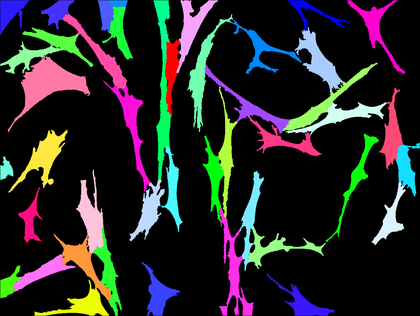
%> input picture segmentation_fourier_series_fit_DOA/cytoplasm_segmentation.png, 420 x 316 px, shrunk from 1360 x 1024 before the run
$ octave segmentation_fourier_series_fit_DOA.m   (GNU Octave 9; MATLAB toolbox functions it lacks are replaced by stand-ins)
%> lines starting %> are read from the running program, lines starting %| are printed output that depends on the picture
### segmentation_fourier_series_fit_DOA/aSMA_orientation.m
function [orientation,coherence] = aSMA_orientation(I,sigma)
%aSMA_orientation - computes local orientation of aSMA image
%   This function computes the local orientation within an aSMA image by
%   computting the gradients in the x- and y- directions. A Guassian blurr
%   is then added to the gradients and the structure tensor is assembled.
%   The eigenvalues of the structure tensor is used to determine coherence
%   which is a measure of anisotropy ranging from [0,1]. The eigenvectors
%   of the structure tensor are used to determine the local fiber orientation.
%   The first eigenvector points along the direction of greatest change
%   (i.e., the largest gradient). The second eigvector points along the
%   local fiber direction. This analysis is done on a pixel-by-pixel basis.

h = 1/10*ones(10,1);
H = h*h';

% I = imgaussfilt(I);  % Apply median filter with a 3x3 kernel

% image gradient
[Gx,Gy] = imgradientxy(I);

% [8 lines of commented-out code are left out]
w_Gx = imgaussfilt(Gx.^2,sigma);
w_Gy = imgaussfilt(Gy.^2,sigma);
w_Gxy = imgaussfilt(Gx.*Gy,sigma);
% [21 lines of commented-out code are left out]
coherence = zeros(size(I));
orientation = zeros(size(I));

% loop solves for coherence and orientation on a pixel-by-pixel basis
for i = 1:length(coherence(:))

    % structure tensor
    J = [w_Gx(i),w_Gxy(i);w_Gxy(i),w_Gy(i)];

    % eigendecomposition
    [V,D] = eig(J);
    Eig = diag(D) ;
    [~,idx] = sort(Eig,'descend'); % sorts eigenvalues
    PV = Eig(idx); % principal values
    PC = V(:,idx); % principal directions
    coherence(i) = (PV(1) - PV(2))/(PV(1) + PV(2));
    orientation(i) = atan2d(PC(2,2),PC(2,1));

end

% rescales orientation range to [-90,90]
indx = find(orientation>90 & orientation<=180);
indx2 = find(orientation>=-180 & orientation<-90);
orientation(indx) = orientation(indx) - 180;
orientation(indx2) = orientation(indx2) + 180;

end

### segmentation_fourier_series_fit_DOA/segmentation_fourier_series_fit_DOA.m
clc
close all
clear all

%% Fourier series settings

total_number_of_series_cell = 15;

total_number_of_series_nuc = 5;

%% import images

% image resolution
x_res = 1/2.0292; %um/pixel
y_res = x_res; %um/pixel

% import cytoplasm segmentation
I = imread('cytoplasm_segmentation.png');
%> I is the input picture: size 316x420x3 uint8; mean R, G, B 38.8, 39.4, 40.2
I = I(2:end-1,2:end-1,:); % removes black border
%> I: size 314x418x3 uint8

% import nuclear segmentation
DAPI = imread('nuclear_segmentation.png');
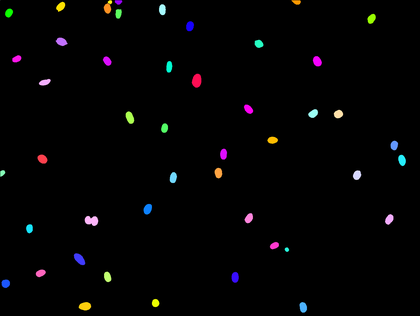
%> input picture segmentation_fourier_series_fit_DOA/nuclear_segmentation.png, 420 x 316 px, shrunk from 1360 x 1024 before the run
%> DAPI is the input picture: size 316x420x3 uint8; mean R, G, B 3.4, 3.1, 3.6
DAPI = DAPI(2:end-1,2:end-1,:); % removes black border
%> DAPI: size 314x418x3 uint8

% import aSMA image
aSMA = imread('Alexa 488.tiff');
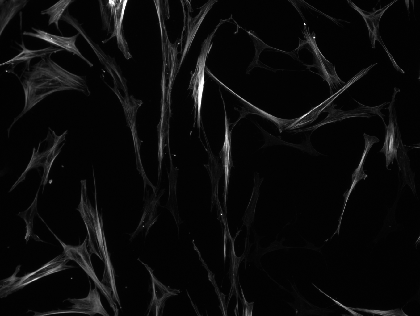
%> input picture segmentation_fourier_series_fit_DOA/Alexa 488.tiff, 420 x 316 px, shrunk from 1360 x 1024 before the run
%> aSMA is the input picture: size 316x420 uint16; min 215, max 16369, mean 958.3
aSMA = aSMA(2:end-1,2:end-1,:); % removes black border
%> aSMA: size 314x418 uint16

% import manual activation gradine
activation = imread('activation_segmentation.png');
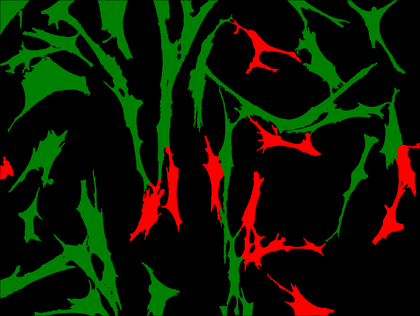
%> input picture segmentation_fourier_series_fit_DOA/activation_segmentation.png, 420 x 316 px, shrunk from 1360 x 1024 before the run
%> activation is the input picture: size 316x420x3 uint8; mean R, G, B 13.1, 24.5, 0
activation = activation(2:end-1,2:end-1,:); % removes black border
%> activation: size 314x418x3 uint8
activation_r = activation(:,:,1);
activation_g = activation(:,:,2);
activation_b = activation(:,:,3);
%> activation_b: size 314x418 uint8; every value is 0

% compute orientation and coherence
[orientation,coherence] = aSMA_orientation(aSMA,4);
%> in aSMA_orientation, `w_Gxy = imgaussfilt(Gx.*Gy,sigma);`:
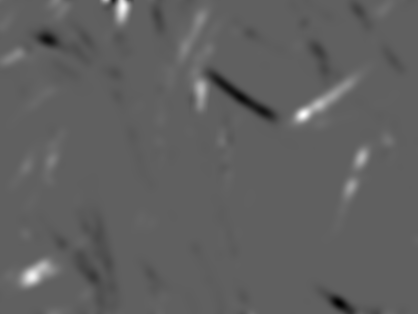
%> w_Gxy: size 314x418 double; min -118053933.9, max 194653671, mean 573946.3; drawn with min black and max white
%> the loop in aSMA_orientation, `for i = 1:length(coherence(:))` made 131252 passes
%> (J, V, D, Eig, PC) on passes 1 to 3: ([27535309.3 9992953; 9992953 22729907], [0.619 -0.785; -0.785 -0.619], [14854861.1 0; 0 35410355.1], [14854861.1; 35410355.1], [-0.785 0.619; -0.619 -0.785]), ([26714304.5 7566933.7; 7566933.7 18724703], [0.516 -0.856; -0.856 -0.516], [14162815.2 0; 0 31276192.3], [14162815.2; 31276192.3], [-0.856 0.516; -0.516 -0.856]), ([25830931.3 5360598.7; 5360598.7 14809169.4], [0.376 -0.927; -0.927 -0.376], [12632018.9 0; 0 28008081.8], [12632018.9; 28008081.8], [-0.927 0.376; -0.376 -0.927])
%> after the loop in aSMA_orientation, `for i = 1:length(coherence(:))`:
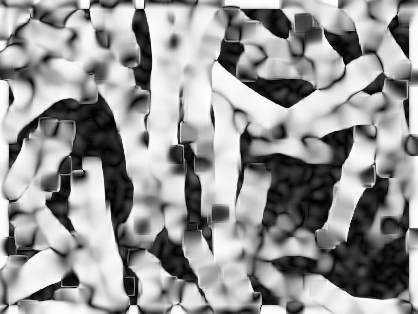
%> coherence: size 314x418 double; min 0.0011, max 0.997, mean 0.593
%> after the loop in aSMA_orientation, `for i = 1:length(coherence(:))`:
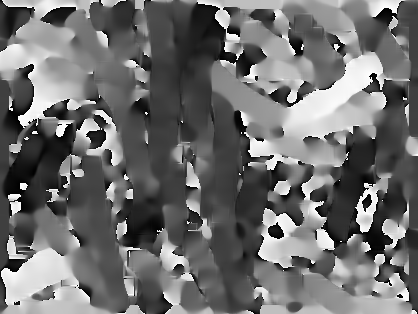
%> orientation: size 314x418 double; min -135, max 44.99, mean -56.9; drawn with min black and max white
%> in aSMA_orientation, `indx = find(orientation>90 & orientation<=180);`: indx = []
%> in aSMA_orientation, `indx2 = find(orientation>=-180 & orientation<-90);`: indx2 = 39167 values from 1 to 131252

% rescaling
orientation_t = rescale(orientation);
coherence_t = coherence;
aSMA_t = rescale(double(aSMA));

% generate orientation image
hsv_img = hsv2rgb(cat(3,orientation_t,coherence_t,aSMA_t));

% shows orientation images. Uncomment to see.
% figure
% imshow(hsv_img)

% creates plasma colormap
[cmap] = parula(256);

% Map the grayscale image to an indexed image based on the colormap size
indexedImage = gray2ind(coherence_t, size(cmap, 1));

% Convert the indexed image to RGB using the plasma colormap
rgbImage = ind2rgb(indexedImage, cmap);

% shows orientation images. Uncomment to see.
% figure
% imshow(rgbImage)

% saves orientation and coherence images.
imwrite(rgbImage,"coherence.png");
imwrite(hsv_img,"orientation.png");

%% pre-allocating morphological variables and activation variable and DOA

cell_area = [];
cell_roundness = [];
cell_width = [];
cell_length = [];
cell_aspect_ratio = [];
cell_solidity = [];

DAPI_area = [];
DAPI_roundness = [];
DAPI_width = [];
DAPI_length = [];
DAPI_aspect_ratio = [];
DAPI_solidity = [];

activated = [];
DOA = []; % degree of anisotropy

%% segment individual cytoplasms

% concatenates red, green, and blue channels
I_1 = I(:,:,1);
I_2 = I(:,:,2);
I_3 = I(:,:,3);

% concatenates red, green, and blue values into a list
I2 = [I_1(:),I_2(:),I_3(:)];

% look for unique pixel colors
C = unique(I2,'rows');

% remove black pixels which are sorted to the first row
C(1,:) = [];

% cell counter
cell_num = 1;

% pre-allocate cell to contain the pixel indices of every cell identified
% in the segmentation image
cell_indx = {};

% iterates for every unique cell color found in the segmentation images
for i = 1:length(C)

    % finds pixels that are the same color as C(i,:)
    indx1 = find(I_1 == C(i,1));
    indx2 = find(I_2 == C(i,2));
    indx3 = find(I_3 == C(i,3));
    indx_all = intersect(indx1,indx2);
    indx_all = intersect(indx_all,indx3);

    % extracts and binarizes cell body that is colored as C(i,:)
    bw = zeros(size(I_1));
    bw(indx_all) = 1;
    bw = bw > 0;
    bw = imclearborder(bw); % gets rid of cells touching border

    % if cells touch border, move on to next iteration
    if sum(sum(sum(bw))) < 1
        continue
    end

    % generate pixel indices for cells colored as C(i,:)
    stats = regionprops('table',bw,'PixelIdxList');

    % saves the pixel indices of the identified cell
    for j = 1:size(stats,1)
%> (the run ends here)
